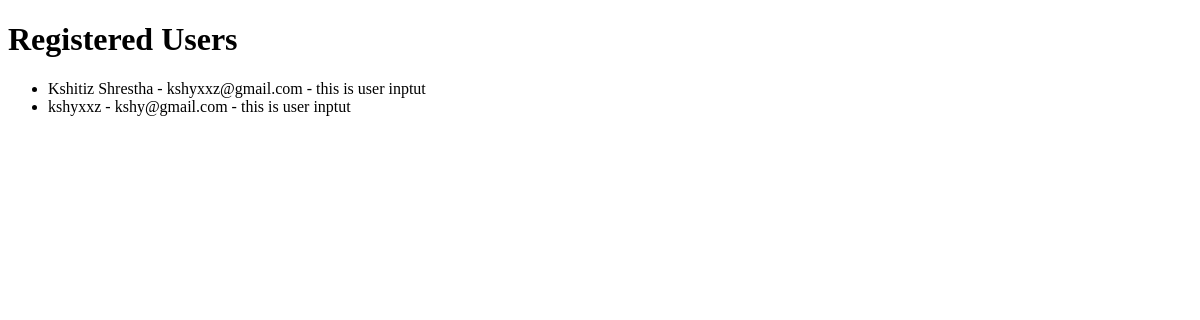
Page /registration/ on the earlier database version.
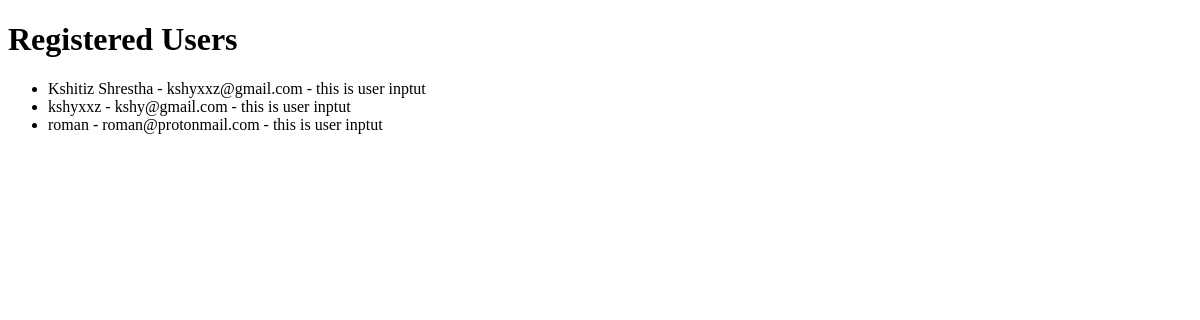
Same page on the later database version.
### registration/models.py (models this page shows)
class Registration(models.Model):
	name = models.CharField(max_length=100)
	email = models.EmailField(unique=True)
	password = models.CharField(max_length=128)

### registration/views.py (the view)
# urls.py: path('',views.list_user, name='list'),
def list_user(request):
	users = Registration.objects.all()
	user_input = "this is user inptut"
	return render(request, 'registration/list.html', {'users': users, 'user_input': user_input})

### registration/templates/registration/list.html (shortened to what this page needs)
<!doctype html>
<html lang="en">
	<head>
	</head>
	<body>
		<h1>Registered Users</h1>
		<ul>
			{% for user in users %}
			<li>{{ user.name }} - {{ user.email }} - {{ user_input }}</li>
			{% endfor %}
		</ul>
	</body>
</html>

Differences in the rows shown:
added Registration: name "roman", email "roman@protonmail.com", user_input "this is user inptut"
